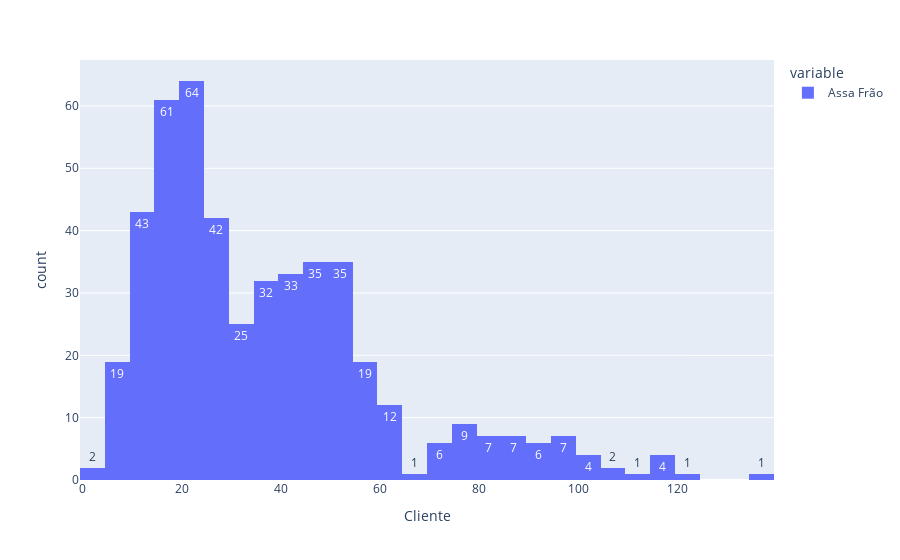

Notebook cell for this chart:
### Code cell
px.histogram(dados['Assa Frão'], text_auto=True,
             labels={"value":"Cliente"})

### Figure 1 — Plotly figure (JSON) as saved in the notebook; plotly's stock layout.template omitted (floating-point values rounded to 4 significant figures; data arrays with more than 128 entries replaced by an {"elided": "..."} marker saying what was removed)
{"data": [{"alignmentgroup": "True", "bingroup": "x", "hovertemplate": "variable=Assa Frão<br>Cliente=%{x}<br>count=%{y}<extra></extra>", "legendgroup": "Assa Frão", "marker": {"color": "#636efa", "pattern": {"shape": ""}}, "name": "Assa Frão", "offsetgroup": "Assa Frão", "orientation": "v", "showlegend": true, "texttemplate": "%{value}", "type": "histogram", "x": {"elided": "478 int values"}, "xaxis": "x", "yaxis": "y"}], "layout": {"barmode": "relative", "legend": {"title": {"text": "variable"}, "tracegroupgap": 0}, "margin": {"t": 60}, "xaxis": {"anchor": "y", "domain": [0, 1], "title": {"text": "Cliente"}}, "yaxis": {"anchor": "x", "domain": [0, 1], "title": {"text": "count"}}}}
